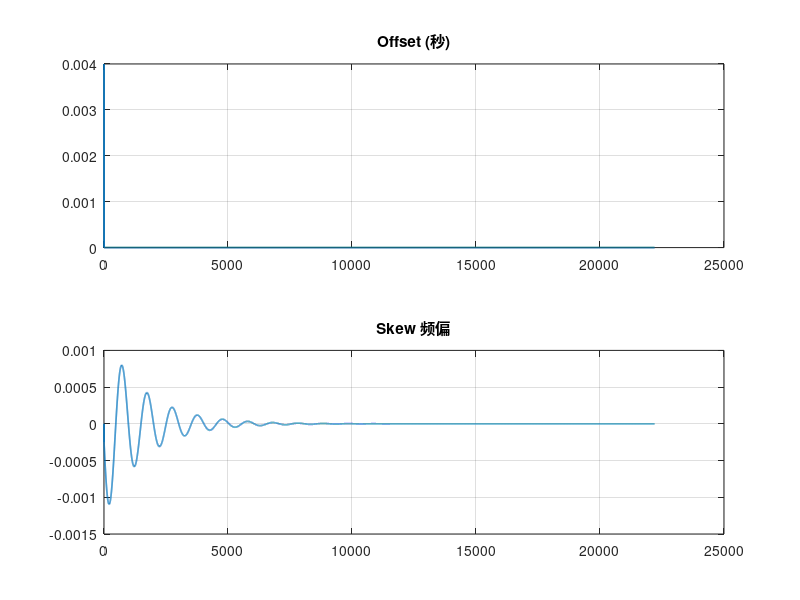

Write the MATLAB code that produced this figure.
clear; clc; close all; format long;

%% ================== 模型参数 ==================
dt = 0.02;          
Nsteps = 22200;

offset_init = 0.004;
skew_init   = 1e-6;

% 合理噪声强度（否则PLL不可能收敛）
q_WFM  = 1e-12;
q_RWFM = 1e-16;

%% ================== PLL 参数 ==================
PLL_band = 0.35;
zeta = 1/sqrt(2);

wn = 2*pi*PLL_band;

Kp = 2*zeta*wn*dt;
Ki = (wn*dt)^2;

fprintf("二阶 PLL 系数:  Kp = %.3e,  Ki = %.3e\n", Kp, Ki);

%% ================== 状态初始化 ==================
x = [offset_init; skew_init];
F = [1 dt; 0 1];

z_int = 0;     % PLL 积分器

offset_hist = zeros(1,Nsteps);
skew_hist   = zeros(1,Nsteps);

offset_hist(1) = x(1);
skew_hist(1)   = x(2);

%% ================== 主循环 ==================
for k = 2:Nsteps

    % ---- 状态自由传播 ----
    w = [q_WFM*randn(); 
         q_RWFM*randn()];
    X = F*x + w;

    % ---- PLL 控制误差（使用 offset） ----
    e = -X(1);
    X(1) = X(1) + e;   % PLL 锁定后，offset 误差清零
    % ---- 正确的二阶 PLL 更新 ----
    z_int = z_int + Ki * e;     % 积分器必须保留状态
    uk = Kp * e + z_int;        % 控制输入

    % ---- 控制作用于 skew ----
    X(2) = X(2) + uk;

    % ---- 保存结果并更新状态 ----
    offset_hist(k) = X(1);
    skew_hist(k)   = X(2);
    x = X;
end

%% ================== 绘图 ==================
figure;
subplot(2,1,1); plot(offset_hist, 'LineWidth', 1.2); grid on;
title("Offset (秒)");

subplot(2,1,2); plot(skew_hist, 'LineWidth', 1.2); grid on;
title("Skew 频偏");
